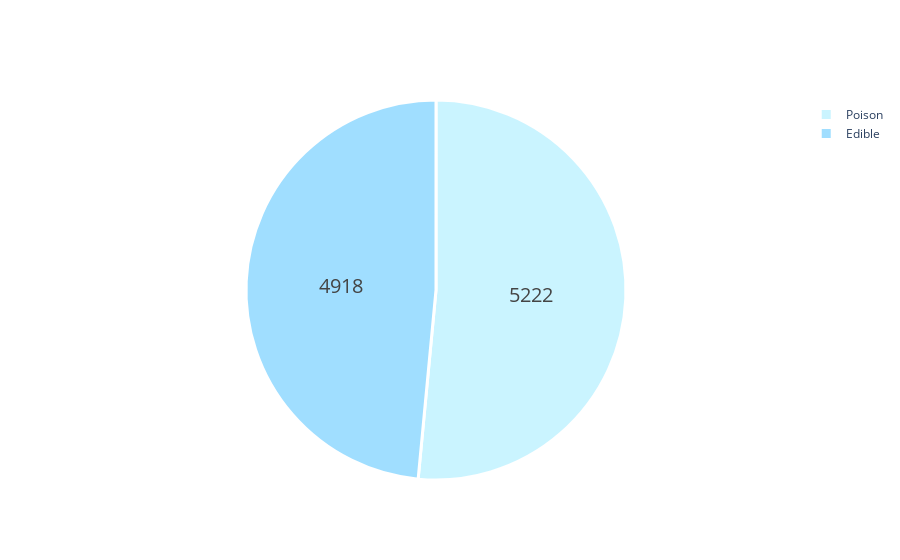

Notebook code for this chart:
### Markdown cell above
There are more poisonous mushrooms in the dataset than the edible ones

### Code cell
labels = ["Poison", "Edible"]
values = mush_encoded["class"].value_counts()

fig = go.Figure(data=[go.Pie(labels=labels, values=values)])
fig.update_traces(
    hoverinfo="label+percent",
    textinfo="value",
    textfont_size=20,
    marker=dict(colors=["CAF4FF", "A0DEFF"], line=dict(color="#FFFFFF", width=3)),
)
fig.show()

### Figure 1 — Plotly figure (JSON) as saved in the notebook; plotly's stock layout.template omitted (floating-point values rounded to 4 significant figures)
{"data": [{"hoverinfo": "label+percent", "labels": ["Poison", "Edible"], "marker": {"colors": ["CAF4FF", "A0DEFF"], "line": {"color": "#FFFFFF", "width": 3}}, "textfont": {"size": 20}, "textinfo": "value", "type": "pie", "values": [5222, 4918]}], "layout": {}}
